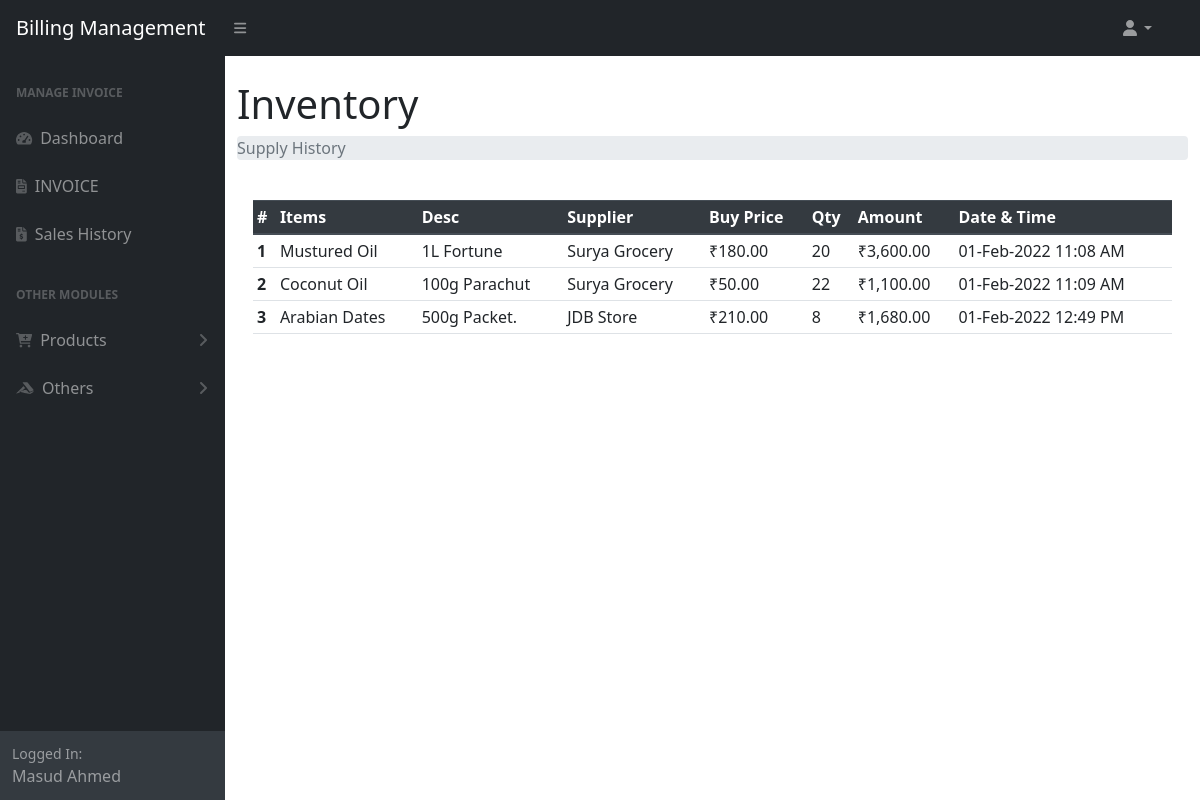
The page /supply_history.php (signed in) on the database its author committed.
### tables this page shows
CREATE TABLE `user` (
  `id` int(11) NOT NULL,
  `name` varchar(50) NOT NULL,
  `mobile` varchar(10) NOT NULL,
  `email` varchar(100) DEFAULT NULL
);

CREATE TABLE `products` (
  `pid` int(11) NOT NULL,
  `pname` varchar(50) NOT NULL,
  `pcat` int(11) NOT NULL,
  `barcode` int(11) DEFAULT NULL,
  `description` text NOT NULL
);

CREATE TABLE `inventory` (
  `iid` int(11) NOT NULL,
  `pid` int(11) NOT NULL,
  `qnt_in_hand` int(11) NOT NULL,
  `sell_price` decimal(10,0) NOT NULL,
  `buy_price` decimal(10,0) NOT NULL
);

CREATE TABLE `inv_supplier` (
  `id` int(11) NOT NULL,
  `supplier` int(11) NOT NULL,
  `inv_id` int(11) NOT NULL,
  `date` timestamp NOT NULL DEFAULT current_timestamp(),
  `qnt` int(11) NOT NULL
);

### supply_history.php (the view)
<?php require_once 'menu/header.php' ?>
<div class="container-fluid">
<h1 class="mt-4">Inventory</h1>
    <ol class="breadcrumb mb-4">
        <li class="breadcrumb-item active">Supply History</li>
    </ol>
    <div class="card-body">
        <table id="datatablesSimple" class="table table-sm">
            <thead class="thead-dark">
                <tr>
                    <th scope="col">#</th>
                    <th scope="col">Items</th>
                    <th scope="col">Desc</th>
                    <th scope="col">Supplier</th>
                    <th scope="col">Buy Price</th>
                    <th scope="col">Qty</th>
                    <th scope="col">Amount</th>
                    <th scope="col">Date & Time</th>
                </tr>
            </thead>
            <tbody>
                <?php
                $sql = "SELECT `products`.`pid`,`products`.`pname`,`products`.`description`,`supplier`.`id`
                as `sid`,`user`.`name`,`inventory`.`buy_price`,`inventory`.`sell_price`,`inv_supplier`.`date`, `inv_supplier`.`qnt`
                FROM `products` JOIN `inventory` ON `products`.`pid`=`inventory`.`pid`
                JOIN `inv_supplier` ON `inventory`.`iid`=`inv_supplier`.`inv_id`
                JOIN `supplier` ON `inv_supplier`.`supplier`=`supplier`.`id`
                JOIN `user` ON `user`.`id`=`supplier`.`user_id` ORDER BY `date`";
                $res = mysqli_query($conn, $sql);
                if ($res) {
                    if (mysqli_num_rows($res) > 0) {
                        $sl=0;
                        while ($data = mysqli_fetch_assoc($res)) {
                            ++$sl;
                            $bprice = $data['buy_price'];
                            $qtn = $data['qnt'];
                            $amount = (int)$bprice * (int)$qtn;
                            $datetime=$data['date'];
                            $time = date('d-M-Y h:i A', strtotime($datetime));
                ?>
                            <tr>
                                <th scope="row"><?=$sl?></th>
                                <td><?=$data['pname']?></td>
                                <td><?=$data['description']?></td>
                                <td><?=$data['name']?></td>
                                <td><?="₹".number_format($bprice,2)?></td>
                                <td><?=$data['qnt']?></td>
                                <td><?="₹".number_format($amount,2)?></td>
                                <td><?=$time?></td>
                            </tr>
                <?php
                        }
                    } else {
                        $_SESSION['msg'] = "No data found";
                    }
                } else {
                    $_SESSION['msg'] = mysqli_error($conn);
                }
                ?>
            </tbody>
        </table>
    </div>
</div>
<?php require_once 'menu/footer.php' ?>

### menu/header.php (shortened to what this page needs)
<?php
require_once "lib/db.php";
?>
<!DOCTYPE html>
<html lang="en">
<head>
    <link rel="stylesheet" href="assets/css/bootstrap.min.css">
    <link href="assets/css/styles.css" rel="stylesheet" />
</head>
<body class="sb-nav-fixed">
    <nav class="sb-topnav navbar navbar-expand navbar-dark bg-dark">
        <a class="navbar-brand ps-3" href="index.php">Billing Management</a>
        <button class="btn btn-link btn-sm order-1 order-lg-0 me-4 me-lg-0" id="sidebarToggle" href="#!"><i class="fas fa-bars"></i></button>
        <ul class="navbar-nav ms-auto ms-md-0 me-3 me-lg-4">
            <li class="nav-item dropdown">
                <a class="nav-link dropdown-toggle" id="navbarDropdown" href="#" role="button" data-bs-toggle="dropdown" aria-expanded="false"><i class="fas fa-user fa-fw"></i></a>
            </li>
        </ul>
    </nav>
    <div id="layoutSidenav">
        <div id="layoutSidenav_nav">
            <nav class="sb-sidenav accordion sb-sidenav-dark" id="sidenavAccordion">
                <div class="sb-sidenav-menu">
                    <div class="nav">
                        <div class="sb-sidenav-menu-heading">Manage Invoice</div>
                        <a class="nav-link" href="index.php">
                            <div class="sb-nav-link-icon"><i class="fas fa-tachometer-alt"></i></div>
                            Dashboard
                        </a>
                        <a class="nav-link" href="generate_bills.php">
                            <div class="sb-nav-link-icon"><i class="fas fa-file-invoice"></i></div>
                            INVOICE
                        </a>
                        <a class="nav-link" href="sales_history.php">
                            <div class="sb-nav-link-icon"><i class="fas fa-file-invoice-dollar"></i></i></div>
                            Sales History
                        </a>
                        <div class="sb-sidenav-menu-heading">Other Modules</div>
                        <a class="nav-link collapsed" href="#" data-bs-toggle="collapse" data-bs-target="#collapseLayouts" aria-expanded="false" aria-controls="collapseLayouts">
                            <div class="sb-nav-link-icon"><i class="fas fa-cart-plus"></i></div>
                            Products
                            <div class="sb-sidenav-collapse-arrow"><i class="fas fa-angle-down"></i></div>
                        </a>
                        <a class="nav-link collapsed" href="#" data-bs-toggle="collapse" data-bs-target="#collapsePages" aria-expanded="false" aria-controls="collapsePages">
                            <div class="sb-nav-link-icon"><i class="fab fa-accusoft"></i></div>
                            Others
                            <div class="sb-sidenav-collapse-arrow"><i class="fas fa-angle-down"></i></div>
                        </a>
                    </div>
                </div>
                <div class="sb-sidenav-footer">
                    <div class="small">Logged In:</div>
                    <?php
                    if (isset($_SESSION['user'])) {
                        $id = $_SESSION['user']['user_id'];
                        $data = mysqli_fetch_assoc(mysqli_query($conn, "SELECT * FROM `user` WHERE `id`='$id'"));
                        echo $data['name'];
                    }
                    ?>
                </div>
            </nav>
        </div>
        <div id="layoutSidenav_content">
            <main>

### rows shown on the page
user: name "Masud Ahmed"
products: pname "Mustured Oil", description "1L Fortune", user.name "Surya Grocery", inventory.buy_price "180.00", inv_supplier.qnt "20", inventory.buy_price "3,600.00", inv_supplier.date "01-Feb-2022 11:08 AM"
products: pname "Coconut Oil", description "100g Parachut", user.name "Surya Grocery", inventory.buy_price "50.00", inv_supplier.qnt "22", inventory.buy_price "1,100.00", inv_supplier.date "01-Feb-2022 11:09 AM"
products: pname "Arabian Dates", description "500g Packet.", user.name "JDB Store", inventory.buy_price "210.00", inv_supplier.qnt "8", inventory.buy_price "1,680.00", inv_supplier.date "01-Feb-2022 12:49 PM"
